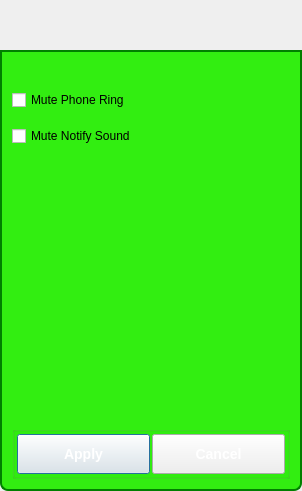
<?xml version="1.0" encoding="UTF-8"?>
<ui version="4.0">
 <class>SoundOptionsDialog</class>
 <widget class="QDialog" name="SoundOptionsDialog">
  <property name="geometry">
   <rect>
    <x>0</x>
    <y>0</y>
    <width>302</width>
    <height>491</height>
   </rect>
  </property>
  <property name="windowTitle">
   <string>Sound Options</string>
  </property>
  <property name="styleSheet">
   <string notr="true">QDialog#ReplyFileOfferDialog
{   
color: transparent;
background-color: transparent;
border: 1px solid transparent;
border-radius: 8px; 
}

#StyledDlgTitleBox
{   
color: black;
background-color: rgb(50,238,17);
border: 2px solid green;
border-top-left-radius: 8px; 
border-top-right-radius: 8px;
}

#StyledDlgTitleLabel
{   
color: black;
}

#StyledDlgItemsBox
{   
background-color: rgb(50,238,17);
border: 2px solid green;
border-top-color: green; 
border-bottom-left-radius: 8px; 
border-bottom-right-radius: 8px;
}
QPushButton#CancelButton
{
color: white;
font: bold 14px;
border-width: 10;
border-image: url(:/MyP2PWeb/Resources/button_green_normal.png) 10;
padding: -10;
}
QPushButton#CancelButton:pressed
{
border-width: 10;
border-image: url(:/MyP2PWeb/Resources/button_green_pressed.png) 10;
padding: -10;
}
QPushButton#AcceptButton
{
color: white;
font: bold 14px;
border-width: 10;
border-image: url(:/MyP2PWeb/Resources/button_green_normal.png) 10;
padding: -10;
}
QPushButton#AcceptButton:pressed
{
border-width: 10;
border-image: url(:/MyP2PWeb/Resources/button_green_pressed.png) 10;
padding: -10;
}
QLabel#PermissionLabel
{
font: bold 14px;
}
QLineEdit#FileNameEdit
{
background-color: rgb(238,238,238);
}
QPlainTextEdit#OfferMsgEdit
{
background-color: rgb(238,238,238);
}</string>
  </property>
  <layout class="QVBoxLayout" name="verticalLayout">
   <property name="spacing">
    <number>0</number>
   </property>
   <property name="margin">
    <number>0</number>
   </property>
   <item>
    <widget class="TitleBarWidget" name="m_TitleBarWidget" native="true">
     <property name="sizePolicy">
      <sizepolicy hsizetype="Preferred" vsizetype="Preferred">
       <horstretch>0</horstretch>
       <verstretch>0</verstretch>
      </sizepolicy>
     </property>
     <property name="minimumSize">
      <size>
       <width>0</width>
       <height>50</height>
      </size>
     </property>
     <property name="maximumSize">
      <size>
       <width>16777215</width>
       <height>130</height>
      </size>
     </property>
    </widget>
   </item>
   <item>
    <widget class="QGroupBox" name="StyledDlgItemsBox">
     <property name="minimumSize">
      <size>
       <width>0</width>
       <height>0</height>
      </size>
     </property>
     <property name="title">
      <string/>
     </property>
     <layout class="QVBoxLayout" name="verticalLayout_2">
      <item>
       <widget class="QLabel" name="m_StatusLabel">
        <property name="text">
         <string notr="true"/>
        </property>
       </widget>
      </item>
      <item>
       <widget class="QCheckBox" name="MutePhoneRingCheckBox">
        <property name="sizePolicy">
         <sizepolicy hsizetype="Expanding" vsizetype="Fixed">
          <horstretch>0</horstretch>
          <verstretch>0</verstretch>
         </sizepolicy>
        </property>
        <property name="minimumSize">
         <size>
          <width>0</width>
          <height>30</height>
         </size>
        </property>
        <property name="maximumSize">
         <size>
          <width>16777215</width>
          <height>30</height>
         </size>
        </property>
        <property name="text">
         <string>Mute Phone Ring</string>
        </property>
       </widget>
      </item>
      <item>
       <widget class="QCheckBox" name="MuteNotifySouncCheckBox">
        <property name="sizePolicy">
         <sizepolicy hsizetype="Expanding" vsizetype="Fixed">
          <horstretch>0</horstretch>
          <verstretch>0</verstretch>
         </sizepolicy>
        </property>
        <property name="minimumSize">
         <size>
          <width>0</width>
          <height>30</height>
         </size>
        </property>
        <property name="maximumSize">
         <size>
          <width>16777215</width>
          <height>30</height>
         </size>
        </property>
        <property name="text">
         <string>Mute Notify Sound</string>
        </property>
       </widget>
      </item>
      <item>
       <spacer name="verticalSpacer">
        <property name="orientation">
         <enum>Qt::Vertical</enum>
        </property>
        <property name="sizeHint" stdset="0">
         <size>
          <width>20</width>
          <height>302</height>
         </size>
        </property>
       </spacer>
      </item>
      <item>
       <widget class="QGroupBox" name="CmdButtonBox">
        <property name="title">
         <string/>
        </property>
        <layout class="QHBoxLayout" name="horizontalLayout_5">
         <property name="spacing">
          <number>2</number>
         </property>
         <property name="margin">
          <number>2</number>
         </property>
         <item>
          <widget class="QPushButton" name="AcceptButton">
           <property name="minimumSize">
            <size>
             <width>0</width>
             <height>40</height>
            </size>
           </property>
           <property name="text">
            <string>Apply</string>
           </property>
          </widget>
         </item>
         <item>
          <widget class="QPushButton" name="CancelButton">
           <property name="minimumSize">
            <size>
             <width>0</width>
             <height>40</height>
            </size>
           </property>
           <property name="text">
            <string>Cancel</string>
           </property>
          </widget>
         </item>
        </layout>
       </widget>
      </item>
     </layout>
    </widget>
   </item>
  </layout>
 </widget>
 <customwidgets>
  <customwidget>
   <class>TitleBarWidget</class>
   <extends>QWidget</extends>
   <header>TitleBarWidget.h</header>
   <container>1</container>
  </customwidget>
 </customwidgets>
 <resources/>
 <connections/>
</ui>
